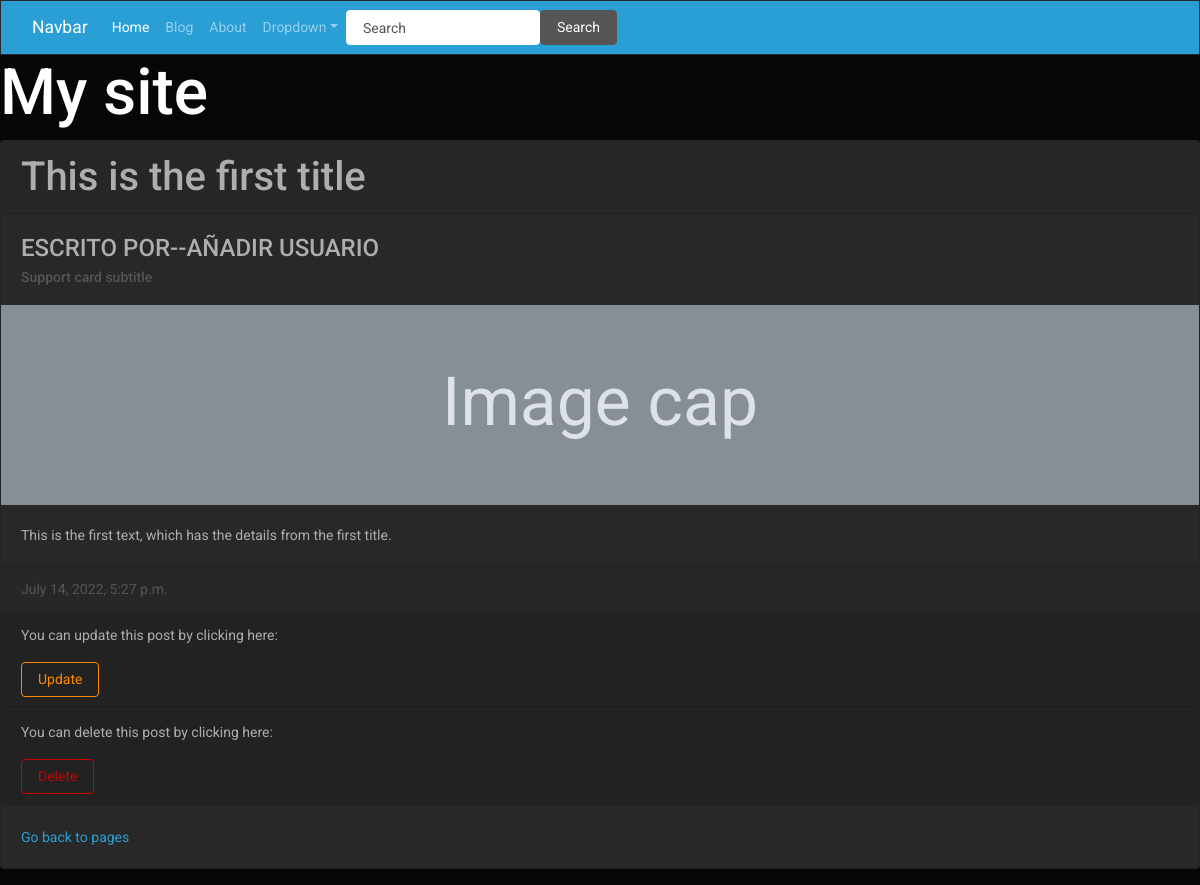
The app's page /pages/1 with its own data.
### blog/models.py (models this page shows, shortened)
class Post(models.Model):
    title = models.CharField(max_length=50)
    text = models.TextField()
    created_at = models.DateTimeField(auto_now=True)
    updated_at = models.DateTimeField(auto_now=True)

### blog/views.py (the view)
# urls.py: path('pages/<int:pk>', views.page_detail, name='page_detail'),
def page_detail(request, pk):
    page_detail = Post.objects.get(pk=pk)
    context = {'post': page_detail}
    return render(request, 'page_detail.html', context)

### blog/templates/page_detail.html (shortened to what this page needs)
{% extends 'base.html' %}
{% block content %}
    <div class="card mb-3">
        <h3 class="card-header">{{ post.title }}</h3>
        <div class="card-body">
        <h5 class="card-title">ESCRITO POR--AÑADIR USUARIO</h5>
        <h6 class="card-subtitle text-muted">Support card subtitle</h6>
        </div>
        <svg xmlns="http://www.w3.org/2000/svg" class="d-block user-select-none" width="100%" height="200" aria-label="Placeholder: Image cap" focusable="false" role="img" preserveAspectRatio="xMidYMid slice" viewBox="0 0 318 180" style="font-size:1.125rem;text-anchor:middle">
        <text x="50%" y="50%" fill="#dee2e6" dy=".3em">Image cap</text>
        </svg>
        <div class="card-body">
            <p class="card-text">{{ post.text }}</p>
        </div>
        <div class="card-footer text-muted">
            {{ post.created_at }}
        </div>
        <ul class="list-group list-group-flush">
            <li class="list-group-item">
                <p>You can update this post by clicking here: </p>
                <a href="{% url 'page_update' post.id %}"><button type="button" class="btn btn-outline-warning">Update</button></a>
            </li>
            <li class="list-group-item">
                <p>You can delete this post by clicking here: </p>
                <a href="{% url 'page_delete' post.id %}"><button type="button" class="btn btn-outline-danger">Delete</button></a>
            </li>
        </ul>
        <div class="card-body">
            <a href="{% url 'pages' %}" class="card-link">Go back to pages</a>
        </div>
    </div>
{% endblock %}

### records on screen
Post: title "This is the first title", text "This is the first text, which has the details from the first title.", created_at "July 14, 2022, 5:27 p.m."
